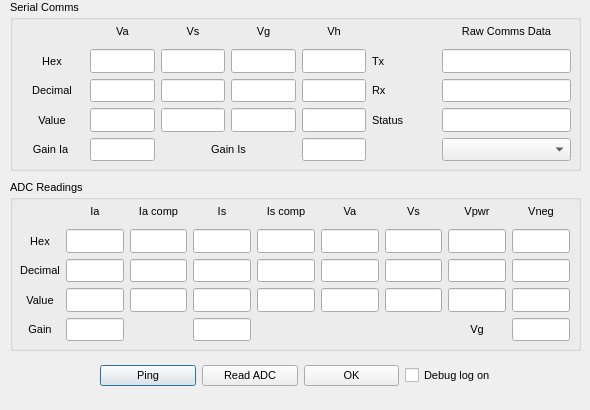
<?xml version="1.0" encoding="UTF-8"?>
<ui version="4.0">
 <class>debug_dialog</class>
 <widget class="QDialog" name="debug_dialog">
  <property name="geometry">
   <rect>
    <x>0</x>
    <y>0</y>
    <width>590</width>
    <height>410</height>
   </rect>
  </property>
  <property name="maximumSize">
   <size>
    <width>590</width>
    <height>410</height>
   </size>
  </property>
  <property name="font">
   <font>
    <pointsize>8</pointsize>
   </font>
  </property>
  <property name="windowTitle">
   <string>Communications</string>
  </property>
  <widget class="QWidget" name="horizontalLayoutWidget">
   <property name="geometry">
    <rect>
     <x>100</x>
     <y>360</y>
     <width>401</width>
     <height>32</height>
    </rect>
   </property>
   <layout class="QHBoxLayout" name="horizontalLayout">
    <item>
     <widget class="QPushButton" name="pushPing">
      <property name="text">
       <string>Ping</string>
      </property>
     </widget>
    </item>
    <item>
     <widget class="QPushButton" name="Ping">
      <property name="text">
       <string>Read ADC</string>
      </property>
     </widget>
    </item>
    <item>
     <widget class="QPushButton" name="OK">
      <property name="text">
       <string>OK</string>
      </property>
     </widget>
    </item>
    <item>
     <widget class="QCheckBox" name="checkLogFile">
      <property name="text">
       <string>Debug log on</string>
      </property>
     </widget>
    </item>
   </layout>
  </widget>
  <widget class="QGroupBox" name="groupBox_ADC">
   <property name="geometry">
    <rect>
     <x>10</x>
     <y>180</y>
     <width>571</width>
     <height>171</height>
    </rect>
   </property>
   <property name="title">
    <string>ADC Readings</string>
   </property>
   <widget class="QWidget" name="gridLayoutWidget">
    <property name="geometry">
     <rect>
      <x>10</x>
      <y>20</y>
      <width>550</width>
      <height>141</height>
     </rect>
    </property>
    <layout class="QGridLayout" name="gridLayout_ADC">
     <item row="3" column="4">
      <widget class="QLineEdit" name="IscDecVal">
       <property name="sizePolicy">
        <sizepolicy hsizetype="Preferred" vsizetype="Preferred">
         <horstretch>0</horstretch>
         <verstretch>0</verstretch>
        </sizepolicy>
       </property>
      </widget>
     </item>
     <item row="0" column="7">
      <widget class="QLabel" name="label_ADCVpwr">
       <property name="sizePolicy">
        <sizepolicy hsizetype="Preferred" vsizetype="Preferred">
         <horstretch>0</horstretch>
         <verstretch>0</verstretch>
        </sizepolicy>
       </property>
       <property name="text">
        <string>Vpwr</string>
       </property>
       <property name="alignment">
        <set>Qt::AlignCenter</set>
       </property>
      </widget>
     </item>
     <item row="4" column="4">
      <widget class="QLineEdit" name="IscVal">
       <property name="sizePolicy">
        <sizepolicy hsizetype="Preferred" vsizetype="Preferred">
         <horstretch>0</horstretch>
         <verstretch>0</verstretch>
        </sizepolicy>
       </property>
      </widget>
     </item>
     <item row="0" column="1">
      <widget class="QLabel" name="label_ADCIa">
       <property name="sizePolicy">
        <sizepolicy hsizetype="Preferred" vsizetype="Preferred">
         <horstretch>0</horstretch>
         <verstretch>0</verstretch>
        </sizepolicy>
       </property>
       <property name="text">
        <string>Ia</string>
       </property>
       <property name="alignment">
        <set>Qt::AlignCenter</set>
       </property>
      </widget>
     </item>
     <item row="0" column="6">
      <widget class="QLabel" name="label_ADCVs">
       <property name="sizePolicy">
        <sizepolicy hsizetype="Preferred" vsizetype="Preferred">
         <horstretch>0</horstretch>
         <verstretch>0</verstretch>
        </sizepolicy>
       </property>
       <property name="text">
        <string>Vs</string>
       </property>
       <property name="alignment">
        <set>Qt::AlignCenter</set>
       </property>
      </widget>
     </item>
     <item row="2" column="6">
      <widget class="QLineEdit" name="VsHexVal">
       <property name="sizePolicy">
        <sizepolicy hsizetype="Preferred" vsizetype="Preferred">
         <horstretch>0</horstretch>
         <verstretch>0</verstretch>
        </sizepolicy>
       </property>
      </widget>
     </item>
     <item row="5" column="0">
      <widget class="QLabel" name="label_ADCGain">
       <property name="sizePolicy">
        <sizepolicy hsizetype="Preferred" vsizetype="Preferred">
         <horstretch>0</horstretch>
         <verstretch>0</verstretch>
        </sizepolicy>
       </property>
       <property name="text">
        <string>Gain</string>
       </property>
       <property name="alignment">
        <set>Qt::AlignCenter</set>
       </property>
      </widget>
     </item>
     <item row="3" column="0">
      <widget class="QLabel" name="label_ADCDec">
       <property name="sizePolicy">
        <sizepolicy hsizetype="Preferred" vsizetype="Preferred">
         <horstretch>0</horstretch>
         <verstretch>0</verstretch>
        </sizepolicy>
       </property>
       <property name="text">
        <string>Decimal</string>
       </property>
       <property name="alignment">
        <set>Qt::AlignCenter</set>
       </property>
      </widget>
     </item>
     <item row="4" column="7">
      <widget class="QLineEdit" name="VsuVal">
       <property name="sizePolicy">
        <sizepolicy hsizetype="Preferred" vsizetype="Preferred">
         <horstretch>0</horstretch>
         <verstretch>0</verstretch>
        </sizepolicy>
       </property>
      </widget>
     </item>
     <item row="2" column="8">
      <widget class="QLineEdit" name="VnHexVal">
       <property name="sizePolicy">
        <sizepolicy hsizetype="Preferred" vsizetype="Preferred">
         <horstretch>0</horstretch>
         <verstretch>0</verstretch>
        </sizepolicy>
       </property>
      </widget>
     </item>
     <item row="3" column="7">
      <widget class="QLineEdit" name="VsuDecVal">
       <property name="sizePolicy">
        <sizepolicy hsizetype="Preferred" vsizetype="Preferred">
         <horstretch>0</horstretch>
         <verstretch>0</verstretch>
        </sizepolicy>
       </property>
      </widget>
     </item>
     <item row="4" column="3">
      <widget class="QLineEdit" name="IsVal">
       <property name="sizePolicy">
        <sizepolicy hsizetype="Preferred" vsizetype="Preferred">
         <horstretch>0</horstretch>
         <verstretch>0</verstretch>
        </sizepolicy>
       </property>
      </widget>
     </item>
     <item row="3" column="3">
      <widget class="QLineEdit" name="IsDecVal">
       <property name="sizePolicy">
        <sizepolicy hsizetype="Preferred" vsizetype="Preferred">
         <horstretch>0</horstretch>
         <verstretch>0</verstretch>
        </sizepolicy>
       </property>
      </widget>
     </item>
     <item row="2" column="1">
      <widget class="QLineEdit" name="IaHexVal">
       <property name="sizePolicy">
        <sizepolicy hsizetype="Preferred" vsizetype="Preferred">
         <horstretch>0</horstretch>
         <verstretch>0</verstretch>
        </sizepolicy>
       </property>
      </widget>
     </item>
     <item row="0" column="2">
      <widget class="QLabel" name="label_ADCIaComp">
       <property name="sizePolicy">
        <sizepolicy hsizetype="Preferred" vsizetype="Preferred">
         <horstretch>0</horstretch>
         <verstretch>0</verstretch>
        </sizepolicy>
       </property>
       <property name="text">
        <string>Ia comp</string>
       </property>
       <property name="alignment">
        <set>Qt::AlignCenter</set>
       </property>
      </widget>
     </item>
     <item row="2" column="2">
      <widget class="QLineEdit" name="IacHexVal">
       <property name="sizePolicy">
        <sizepolicy hsizetype="Preferred" vsizetype="Preferred">
         <horstretch>0</horstretch>
         <verstretch>0</verstretch>
        </sizepolicy>
       </property>
      </widget>
     </item>
     <item row="4" column="6">
      <widget class="QLineEdit" name="VsVal">
       <property name="sizePolicy">
        <sizepolicy hsizetype="Preferred" vsizetype="Preferred">
         <horstretch>0</horstretch>
         <verstretch>0</verstretch>
        </sizepolicy>
       </property>
      </widget>
     </item>
     <item row="5" column="1">
      <widget class="QLineEdit" name="IaGainHex">
       <property name="sizePolicy">
        <sizepolicy hsizetype="Preferred" vsizetype="Preferred">
         <horstretch>0</horstretch>
         <verstretch>0</verstretch>
        </sizepolicy>
       </property>
      </widget>
     </item>
     <item row="0" column="4">
      <widget class="QLabel" name="label_ADCIsComp">
       <property name="sizePolicy">
        <sizepolicy hsizetype="Preferred" vsizetype="Preferred">
         <horstretch>0</horstretch>
         <verstretch>0</verstretch>
        </sizepolicy>
       </property>
       <property name="text">
        <string>Is comp</string>
       </property>
       <property name="alignment">
        <set>Qt::AlignCenter</set>
       </property>
      </widget>
     </item>
     <item row="4" column="8">
      <widget class="QLineEdit" name="VnVal">
       <property name="sizePolicy">
        <sizepolicy hsizetype="Preferred" vsizetype="Preferred">
         <horstretch>0</horstretch>
         <verstretch>0</verstretch>
        </sizepolicy>
       </property>
      </widget>
     </item>
     <item row="2" column="4">
      <widget class="QLineEdit" name="IscHexVal">
       <property name="sizePolicy">
        <sizepolicy hsizetype="Preferred" vsizetype="Preferred">
         <horstretch>0</horstretch>
         <verstretch>0</verstretch>
        </sizepolicy>
       </property>
      </widget>
     </item>
     <item row="0" column="3">
      <widget class="QLabel" name="label_ADCIs">
       <property name="sizePolicy">
        <sizepolicy hsizetype="Preferred" vsizetype="Preferred">
         <horstretch>0</horstretch>
         <verstretch>0</verstretch>
        </sizepolicy>
       </property>
       <property name="text">
        <string>Is</string>
       </property>
       <property name="alignment">
        <set>Qt::AlignCenter</set>
       </property>
      </widget>
     </item>
     <item row="5" column="8">
      <widget class="QLineEdit" name="VgVal">
       <property name="sizePolicy">
        <sizepolicy hsizetype="Preferred" vsizetype="Preferred">
         <horstretch>0</horstretch>
         <verstretch>0</verstretch>
        </sizepolicy>
       </property>
      </widget>
     </item>
     <item row="0" column="5">
      <widget class="QLabel" name="label_ADCVa">
       <property name="sizePolicy">
        <sizepolicy hsizetype="Preferred" vsizetype="Preferred">
         <horstretch>0</horstretch>
         <verstretch>0</verstretch>
        </sizepolicy>
       </property>
       <property name="text">
        <string>Va</string>
       </property>
       <property name="alignment">
        <set>Qt::AlignCenter</set>
       </property>
      </widget>
     </item>
     <item row="3" column="1">
      <widget class="QLineEdit" name="IaDecVal">
       <property name="sizePolicy">
        <sizepolicy hsizetype="Preferred" vsizetype="Preferred">
         <horstretch>0</horstretch>
         <verstretch>0</verstretch>
        </sizepolicy>
       </property>
      </widget>
     </item>
     <item row="4" column="0">
      <widget class="QLabel" name="label_ADCVal">
       <property name="sizePolicy">
        <sizepolicy hsizetype="Preferred" vsizetype="Preferred">
         <horstretch>0</horstretch>
         <verstretch>0</verstretch>
        </sizepolicy>
       </property>
       <property name="text">
        <string>Value</string>
       </property>
       <property name="alignment">
        <set>Qt::AlignCenter</set>
       </property>
      </widget>
     </item>
     <item row="2" column="5">
      <widget class="QLineEdit" name="VaHexVal">
       <property name="sizePolicy">
        <sizepolicy hsizetype="Preferred" vsizetype="Preferred">
         <horstretch>0</horstretch>
         <verstretch>0</verstretch>
        </sizepolicy>
       </property>
      </widget>
     </item>
     <item row="5" column="7">
      <widget class="QLabel" name="label_ADCVg">
       <property name="sizePolicy">
        <sizepolicy hsizetype="Preferred" vsizetype="Preferred">
         <horstretch>0</horstretch>
         <verstretch>0</verstretch>
        </sizepolicy>
       </property>
       <property name="text">
        <string>Vg</string>
       </property>
       <property name="alignment">
        <set>Qt::AlignCenter</set>
       </property>
      </widget>
     </item>
     <item row="3" column="5">
      <widget class="QLineEdit" name="VaDecVal">
       <property name="sizePolicy">
        <sizepolicy hsizetype="Preferred" vsizetype="Preferred">
         <horstretch>0</horstretch>
         <verstretch>0</verstretch>
        </sizepolicy>
       </property>
      </widget>
     </item>
     <item row="2" column="7">
      <widget class="QLineEdit" name="VsuHexVal">
       <property name="sizePolicy">
        <sizepolicy hsizetype="Preferred" vsizetype="Preferred">
         <horstretch>0</horstretch>
         <verstretch>0</verstretch>
        </sizepolicy>
       </property>
      </widget>
     </item>
     <item row="3" column="6">
      <widget class="QLineEdit" name="VsDecVal">
       <property name="sizePolicy">
        <sizepolicy hsizetype="Preferred" vsizetype="Preferred">
         <horstretch>0</horstretch>
         <verstretch>0</verstretch>
        </sizepolicy>
       </property>
      </widget>
     </item>
     <item row="4" column="1">
      <widget class="QLineEdit" name="IaVal">
       <property name="sizePolicy">
        <sizepolicy hsizetype="Preferred" vsizetype="Preferred">
         <horstretch>0</horstretch>
         <verstretch>0</verstretch>
        </sizepolicy>
       </property>
      </widget>
     </item>
     <item row="3" column="2">
      <widget class="QLineEdit" name="IacDecVal">
       <property name="sizePolicy">
        <sizepolicy hsizetype="Preferred" vsizetype="Preferred">
         <horstretch>0</horstretch>
         <verstretch>0</verstretch>
        </sizepolicy>
       </property>
      </widget>
     </item>
     <item row="5" column="3">
      <widget class="QLineEdit" name="IsGainHex">
       <property name="sizePolicy">
        <sizepolicy hsizetype="Preferred" vsizetype="Preferred">
         <horstretch>0</horstretch>
         <verstretch>0</verstretch>
        </sizepolicy>
       </property>
      </widget>
     </item>
     <item row="2" column="0">
      <widget class="QLabel" name="label_ADCHex">
       <property name="sizePolicy">
        <sizepolicy hsizetype="Preferred" vsizetype="Preferred">
         <horstretch>0</horstretch>
         <verstretch>0</verstretch>
        </sizepolicy>
       </property>
       <property name="text">
        <string>Hex</string>
       </property>
       <property name="alignment">
        <set>Qt::AlignCenter</set>
       </property>
      </widget>
     </item>
     <item row="3" column="8">
      <widget class="QLineEdit" name="VnDecVal">
       <property name="sizePolicy">
        <sizepolicy hsizetype="Preferred" vsizetype="Preferred">
         <horstretch>0</horstretch>
         <verstretch>0</verstretch>
        </sizepolicy>
       </property>
      </widget>
     </item>
     <item row="2" column="3">
      <widget class="QLineEdit" name="IsHexVal">
       <property name="sizePolicy">
        <sizepolicy hsizetype="Preferred" vsizetype="Preferred">
         <horstretch>0</horstretch>
         <verstretch>0</verstretch>
        </sizepolicy>
       </property>
      </widget>
     </item>
     <item row="4" column="2">
      <widget class="QLineEdit" name="IacVal">
       <property name="sizePolicy">
        <sizepolicy hsizetype="Preferred" vsizetype="Preferred">
         <horstretch>0</horstretch>
         <verstretch>0</verstretch>
        </sizepolicy>
       </property>
      </widget>
     </item>
     <item row="4" column="5">
      <widget class="QLineEdit" name="VaVal">
       <property name="sizePolicy">
        <sizepolicy hsizetype="Preferred" vsizetype="Preferred">
         <horstretch>0</horstretch>
         <verstretch>0</verstretch>
        </sizepolicy>
       </property>
      </widget>
     </item>
     <item row="0" column="8">
      <widget class="QLabel" name="label_ADCVneg">
       <property name="sizePolicy">
        <sizepolicy hsizetype="Preferred" vsizetype="Preferred">
         <horstretch>0</horstretch>
         <verstretch>0</verstretch>
        </sizepolicy>
       </property>
       <property name="text">
        <string>Vneg</string>
       </property>
       <property name="alignment">
        <set>Qt::AlignCenter</set>
       </property>
      </widget>
     </item>
    </layout>
   </widget>
  </widget>
  <widget class="QGroupBox" name="groupBox_SerialComms">
   <property name="geometry">
    <rect>
     <x>10</x>
     <y>0</y>
     <width>571</width>
     <height>171</height>
    </rect>
   </property>
   <property name="title">
    <string>Serial Comms</string>
   </property>
   <widget class="QWidget" name="gridLayoutWidget_2">
    <property name="geometry">
     <rect>
      <x>10</x>
      <y>20</y>
      <width>551</width>
      <height>141</height>
     </rect>
    </property>
    <property name="sizePolicy">
     <sizepolicy hsizetype="Ignored" vsizetype="Ignored">
      <horstretch>0</horstretch>
      <verstretch>0</verstretch>
     </sizepolicy>
    </property>
    <layout class="QGridLayout" name="gridLayout_SC" columnstretch="5,5,5,5,5,5,10">
     <item row="0" column="3">
      <widget class="QLabel" name="label_DDVg">
       <property name="sizePolicy">
        <sizepolicy hsizetype="Preferred" vsizetype="Preferred">
         <horstretch>0</horstretch>
         <verstretch>0</verstretch>
        </sizepolicy>
       </property>
       <property name="text">
        <string>Vg</string>
       </property>
       <property name="alignment">
        <set>Qt::AlignCenter</set>
       </property>
      </widget>
     </item>
     <item row="1" column="5">
      <widget class="QLabel" name="label_12">
       <property name="sizePolicy">
        <sizepolicy hsizetype="Preferred" vsizetype="Preferred">
         <horstretch>0</horstretch>
         <verstretch>0</verstretch>
        </sizepolicy>
       </property>
       <property name="text">
        <string>Tx</string>
       </property>
      </widget>
     </item>
     <item row="2" column="5">
      <widget class="QLabel" name="label_13">
       <property name="sizePolicy">
        <sizepolicy hsizetype="Preferred" vsizetype="Preferred">
         <horstretch>0</horstretch>
         <verstretch>0</verstretch>
        </sizepolicy>
       </property>
       <property name="text">
        <string>Rx</string>
       </property>
      </widget>
     </item>
     <item row="2" column="2">
      <widget class="QLineEdit" name="VsTxDecVal">
       <property name="sizePolicy">
        <sizepolicy hsizetype="Preferred" vsizetype="Preferred">
         <horstretch>0</horstretch>
         <verstretch>0</verstretch>
        </sizepolicy>
       </property>
      </widget>
     </item>
     <item row="1" column="4">
      <widget class="QLineEdit" name="VhTxHex">
       <property name="sizePolicy">
        <sizepolicy hsizetype="Preferred" vsizetype="Preferred">
         <horstretch>0</horstretch>
         <verstretch>0</verstretch>
        </sizepolicy>
       </property>
      </widget>
     </item>
     <item row="3" column="1">
      <widget class="QLineEdit" name="VaTxVal">
       <property name="sizePolicy">
        <sizepolicy hsizetype="Preferred" vsizetype="Preferred">
         <horstretch>0</horstretch>
         <verstretch>0</verstretch>
        </sizepolicy>
       </property>
      </widget>
     </item>
     <item row="1" column="1">
      <widget class="QLineEdit" name="VaTxHex">
       <property name="sizePolicy">
        <sizepolicy hsizetype="Preferred" vsizetype="Preferred">
         <horstretch>0</horstretch>
         <verstretch>0</verstretch>
        </sizepolicy>
       </property>
      </widget>
     </item>
     <item row="1" column="3">
      <widget class="QLineEdit" name="VgTxHex">
       <property name="sizePolicy">
        <sizepolicy hsizetype="Preferred" vsizetype="Preferred">
         <horstretch>0</horstretch>
         <verstretch>0</verstretch>
        </sizepolicy>
       </property>
      </widget>
     </item>
     <item row="2" column="3">
      <widget class="QLineEdit" name="VgTxDecVal">
       <property name="sizePolicy">
        <sizepolicy hsizetype="Preferred" vsizetype="Preferred">
         <horstretch>0</horstretch>
         <verstretch>0</verstretch>
        </sizepolicy>
       </property>
      </widget>
     </item>
     <item row="1" column="2">
      <widget class="QLineEdit" name="VsTxHex">
       <property name="sizePolicy">
        <sizepolicy hsizetype="Preferred" vsizetype="Preferred">
         <horstretch>0</horstretch>
         <verstretch>0</verstretch>
        </sizepolicy>
       </property>
      </widget>
     </item>
     <item row="3" column="3">
      <widget class="QLineEdit" name="VgTxVal">
       <property name="sizePolicy">
        <sizepolicy hsizetype="Preferred" vsizetype="Preferred">
         <horstretch>0</horstretch>
         <verstretch>0</verstretch>
        </sizepolicy>
       </property>
      </widget>
     </item>
     <item row="4" column="1">
      <widget class="QLineEdit" name="lineEdit_40">
       <property name="sizePolicy">
        <sizepolicy hsizetype="Preferred" vsizetype="Preferred">
         <horstretch>0</horstretch>
         <verstretch>0</verstretch>
        </sizepolicy>
       </property>
      </widget>
     </item>
     <item row="4" column="0">
      <widget class="QLabel" name="label_DDGIa">
       <property name="sizePolicy">
        <sizepolicy hsizetype="Preferred" vsizetype="Preferred">
         <horstretch>0</horstretch>
         <verstretch>0</verstretch>
        </sizepolicy>
       </property>
       <property name="text">
        <string>Gain Ia </string>
       </property>
       <property name="alignment">
        <set>Qt::AlignCenter</set>
       </property>
      </widget>
     </item>
     <item row="3" column="2">
      <widget class="QLineEdit" name="VsTxVal">
       <property name="sizePolicy">
        <sizepolicy hsizetype="Preferred" vsizetype="Preferred">
         <horstretch>0</horstretch>
         <verstretch>0</verstretch>
        </sizepolicy>
       </property>
      </widget>
     </item>
     <item row="0" column="4">
      <widget class="QLabel" name="label_DDVh">
       <property name="sizePolicy">
        <sizepolicy hsizetype="Preferred" vsizetype="Preferred">
         <horstretch>0</horstretch>
         <verstretch>0</verstretch>
        </sizepolicy>
       </property>
       <property name="text">
        <string>Vh</string>
       </property>
       <property name="alignment">
        <set>Qt::AlignCenter</set>
       </property>
      </widget>
     </item>
     <item row="2" column="1">
      <widget class="QLineEdit" name="VaTxDecVal">
       <property name="sizePolicy">
        <sizepolicy hsizetype="Preferred" vsizetype="Preferred">
         <horstretch>0</horstretch>
         <verstretch>0</verstretch>
        </sizepolicy>
       </property>
      </widget>
     </item>
     <item row="3" column="4">
      <widget class="QLineEdit" name="VhTxVal">
       <property name="sizePolicy">
        <sizepolicy hsizetype="Preferred" vsizetype="Preferred">
         <horstretch>0</horstretch>
         <verstretch>0</verstretch>
        </sizepolicy>
       </property>
      </widget>
     </item>
     <item row="0" column="2">
      <widget class="QLabel" name="label_VVVs">
       <property name="sizePolicy">
        <sizepolicy hsizetype="Preferred" vsizetype="Preferred">
         <horstretch>0</horstretch>
         <verstretch>0</verstretch>
        </sizepolicy>
       </property>
       <property name="text">
        <string>Vs</string>
       </property>
       <property name="alignment">
        <set>Qt::AlignCenter</set>
       </property>
      </widget>
     </item>
     <item row="3" column="0">
      <widget class="QLabel" name="label_DDVal">
       <property name="sizePolicy">
        <sizepolicy hsizetype="Preferred" vsizetype="Preferred">
         <horstretch>0</horstretch>
         <verstretch>0</verstretch>
        </sizepolicy>
       </property>
       <property name="text">
        <string>Value</string>
       </property>
       <property name="alignment">
        <set>Qt::AlignCenter</set>
       </property>
      </widget>
     </item>
     <item row="1" column="0">
      <widget class="QLabel" name="label_DDHex">
       <property name="sizePolicy">
        <sizepolicy hsizetype="Preferred" vsizetype="Preferred">
         <horstretch>0</horstretch>
         <verstretch>0</verstretch>
        </sizepolicy>
       </property>
       <property name="text">
        <string>Hex</string>
       </property>
       <property name="alignment">
        <set>Qt::AlignCenter</set>
       </property>
      </widget>
     </item>
     <item row="2" column="4">
      <widget class="QLineEdit" name="VhTxDecVal">
       <property name="sizePolicy">
        <sizepolicy hsizetype="Preferred" vsizetype="Preferred">
         <horstretch>0</horstretch>
         <verstretch>0</verstretch>
        </sizepolicy>
       </property>
      </widget>
     </item>
     <item row="2" column="0">
      <widget class="QLabel" name="label_DDDEc">
       <property name="sizePolicy">
        <sizepolicy hsizetype="Preferred" vsizetype="Preferred">
         <horstretch>0</horstretch>
         <verstretch>0</verstretch>
        </sizepolicy>
       </property>
       <property name="text">
        <string>Decimal</string>
       </property>
       <property name="alignment">
        <set>Qt::AlignCenter</set>
       </property>
      </widget>
     </item>
     <item row="0" column="1">
      <widget class="QLabel" name="label_DDVa">
       <property name="sizePolicy">
        <sizepolicy hsizetype="Preferred" vsizetype="Preferred">
         <horstretch>0</horstretch>
         <verstretch>0</verstretch>
        </sizepolicy>
       </property>
       <property name="text">
        <string>Va</string>
       </property>
       <property name="alignment">
        <set>Qt::AlignCenter</set>
       </property>
      </widget>
     </item>
     <item row="1" column="6">
      <widget class="QLineEdit" name="TxVal">
       <property name="sizePolicy">
        <sizepolicy hsizetype="Preferred" vsizetype="Preferred">
         <horstretch>0</horstretch>
         <verstretch>0</verstretch>
        </sizepolicy>
       </property>
      </widget>
     </item>
     <item row="2" column="6">
      <widget class="QLineEdit" name="RxVal">
       <property name="sizePolicy">
        <sizepolicy hsizetype="Preferred" vsizetype="Preferred">
         <horstretch>0</horstretch>
         <verstretch>0</verstretch>
        </sizepolicy>
       </property>
      </widget>
     </item>
     <item row="4" column="6">
      <widget class="QComboBox" name="ComSel">
       <property name="sizePolicy">
        <sizepolicy hsizetype="Preferred" vsizetype="Preferred">
         <horstretch>0</horstretch>
         <verstretch>0</verstretch>
        </sizepolicy>
       </property>
      </widget>
     </item>
     <item row="3" column="5">
      <widget class="QLabel" name="label_14">
       <property name="sizePolicy">
        <sizepolicy hsizetype="Preferred" vsizetype="Preferred">
         <horstretch>0</horstretch>
         <verstretch>0</verstretch>
        </sizepolicy>
       </property>
       <property name="text">
        <string>Status</string>
       </property>
      </widget>
     </item>
     <item row="3" column="6">
      <widget class="QLineEdit" name="StatusVal">
       <property name="sizePolicy">
        <sizepolicy hsizetype="Preferred" vsizetype="Preferred">
         <horstretch>0</horstretch>
         <verstretch>0</verstretch>
        </sizepolicy>
       </property>
      </widget>
     </item>
     <item row="0" column="6">
      <widget class="QLabel" name="label_DDRCD">
       <property name="sizePolicy">
        <sizepolicy hsizetype="Preferred" vsizetype="Preferred">
         <horstretch>0</horstretch>
         <verstretch>0</verstretch>
        </sizepolicy>
       </property>
       <property name="text">
        <string>Raw Comms Data</string>
       </property>
       <property name="alignment">
        <set>Qt::AlignCenter</set>
       </property>
      </widget>
     </item>
     <item row="4" column="4">
      <widget class="QLineEdit" name="lineEdit_42">
       <property name="sizePolicy">
        <sizepolicy hsizetype="Preferred" vsizetype="Preferred">
         <horstretch>0</horstretch>
         <verstretch>0</verstretch>
        </sizepolicy>
       </property>
      </widget>
     </item>
     <item row="4" column="2" colspan="2">
      <widget class="QLabel" name="label_DDGIs">
       <property name="sizePolicy">
        <sizepolicy hsizetype="Preferred" vsizetype="Preferred">
         <horstretch>0</horstretch>
         <verstretch>0</verstretch>
        </sizepolicy>
       </property>
       <property name="text">
        <string>Gain Is</string>
       </property>
       <property name="alignment">
        <set>Qt::AlignCenter</set>
       </property>
      </widget>
     </item>
    </layout>
   </widget>
  </widget>
 </widget>
 <tabstops>
  <tabstop>pushPing</tabstop>
  <tabstop>Ping</tabstop>
  <tabstop>OK</tabstop>
  <tabstop>checkLogFile</tabstop>
  <tabstop>VaTxHex</tabstop>
  <tabstop>VsTxHex</tabstop>
  <tabstop>VgTxHex</tabstop>
  <tabstop>VhTxHex</tabstop>
  <tabstop>VaTxDecVal</tabstop>
  <tabstop>VsTxDecVal</tabstop>
  <tabstop>VgTxDecVal</tabstop>
  <tabstop>VhTxDecVal</tabstop>
  <tabstop>VaTxVal</tabstop>
  <tabstop>VsTxVal</tabstop>
  <tabstop>VgTxVal</tabstop>
  <tabstop>VhTxVal</tabstop>
  <tabstop>lineEdit_40</tabstop>
  <tabstop>lineEdit_42</tabstop>
  <tabstop>TxVal</tabstop>
  <tabstop>RxVal</tabstop>
  <tabstop>StatusVal</tabstop>
  <tabstop>ComSel</tabstop>
  <tabstop>IaHexVal</tabstop>
  <tabstop>IacHexVal</tabstop>
  <tabstop>IsHexVal</tabstop>
  <tabstop>IscHexVal</tabstop>
  <tabstop>VaHexVal</tabstop>
  <tabstop>VsHexVal</tabstop>
  <tabstop>VsuHexVal</tabstop>
  <tabstop>VnHexVal</tabstop>
  <tabstop>IaDecVal</tabstop>
  <tabstop>IacDecVal</tabstop>
  <tabstop>IsDecVal</tabstop>
  <tabstop>IscDecVal</tabstop>
  <tabstop>VaDecVal</tabstop>
  <tabstop>VsDecVal</tabstop>
  <tabstop>VsuDecVal</tabstop>
  <tabstop>VnDecVal</tabstop>
  <tabstop>IaVal</tabstop>
  <tabstop>IacVal</tabstop>
  <tabstop>IsVal</tabstop>
  <tabstop>IscVal</tabstop>
  <tabstop>VaVal</tabstop>
  <tabstop>VsVal</tabstop>
  <tabstop>VsuVal</tabstop>
  <tabstop>VnVal</tabstop>
  <tabstop>IaGainHex</tabstop>
  <tabstop>IsGainHex</tabstop>
  <tabstop>VgVal</tabstop>
 </tabstops>
 <resources/>
 <connections/>
</ui>
